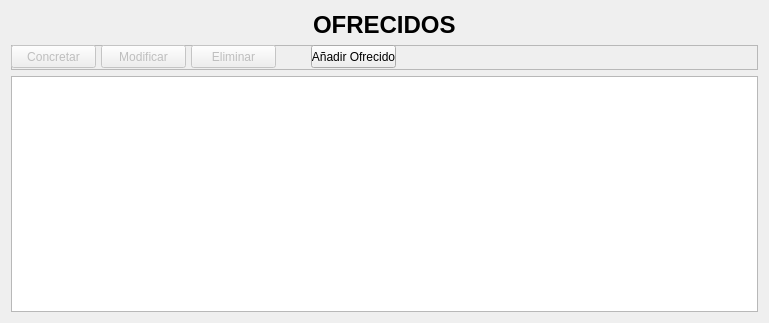
<?xml version="1.0" encoding="UTF-8"?>
<ui version="4.0">
 <class>Ofrecidos</class>
 <widget class="QWidget" name="Ofrecidos">
  <property name="geometry">
   <rect>
    <x>0</x>
    <y>0</y>
    <width>769</width>
    <height>323</height>
   </rect>
  </property>
  <property name="windowTitle">
   <string>Form</string>
  </property>
  <layout class="QGridLayout" name="gridLayout">
   <item row="1" column="0">
    <widget class="QFrame" name="frame">
     <property name="minimumSize">
      <size>
       <width>0</width>
       <height>25</height>
      </size>
     </property>
     <property name="frameShape">
      <enum>QFrame::StyledPanel</enum>
     </property>
     <property name="frameShadow">
      <enum>QFrame::Raised</enum>
     </property>
     <widget class="QPushButton" name="concretarOfrecido">
      <property name="enabled">
       <bool>false</bool>
      </property>
      <property name="geometry">
       <rect>
        <x>0</x>
        <y>0</y>
        <width>85</width>
        <height>23</height>
       </rect>
      </property>
      <property name="maximumSize">
       <size>
        <width>85</width>
        <height>16777215</height>
       </size>
      </property>
      <property name="text">
       <string>Concretar</string>
      </property>
     </widget>
     <widget class="QPushButton" name="modificarOfrecido">
      <property name="enabled">
       <bool>false</bool>
      </property>
      <property name="geometry">
       <rect>
        <x>90</x>
        <y>0</y>
        <width>85</width>
        <height>23</height>
       </rect>
      </property>
      <property name="maximumSize">
       <size>
        <width>85</width>
        <height>16777215</height>
       </size>
      </property>
      <property name="text">
       <string>Modificar</string>
      </property>
     </widget>
     <widget class="QPushButton" name="eliminarOfrecido">
      <property name="enabled">
       <bool>false</bool>
      </property>
      <property name="geometry">
       <rect>
        <x>180</x>
        <y>0</y>
        <width>85</width>
        <height>23</height>
       </rect>
      </property>
      <property name="maximumSize">
       <size>
        <width>85</width>
        <height>16777215</height>
       </size>
      </property>
      <property name="text">
       <string>Eliminar</string>
      </property>
     </widget>
     <widget class="QPushButton" name="nuevoOfrecido">
      <property name="geometry">
       <rect>
        <x>300</x>
        <y>0</y>
        <width>85</width>
        <height>23</height>
       </rect>
      </property>
      <property name="maximumSize">
       <size>
        <width>85</width>
        <height>16777215</height>
       </size>
      </property>
      <property name="text">
       <string>Añadir Ofrecido</string>
      </property>
     </widget>
    </widget>
   </item>
   <item row="2" column="0">
    <widget class="QTableView" name="ofrecidosList">
     <property name="styleSheet">
      <string notr="true">font: 12pt &quot;MS Shell Dlg 2&quot;;</string>
     </property>
    </widget>
   </item>
   <item row="0" column="0" alignment="Qt::AlignHCenter">
    <widget class="QLabel" name="label">
     <property name="text">
      <string>&lt;html&gt;&lt;head/&gt;&lt;body&gt;&lt;p&gt;&lt;span style=&quot; font-size:18pt; font-weight:600;&quot;&gt;OFRECIDOS&lt;/span&gt;&lt;/p&gt;&lt;/body&gt;&lt;/html&gt;</string>
     </property>
    </widget>
   </item>
  </layout>
 </widget>
 <resources/>
 <connections/>
</ui>
